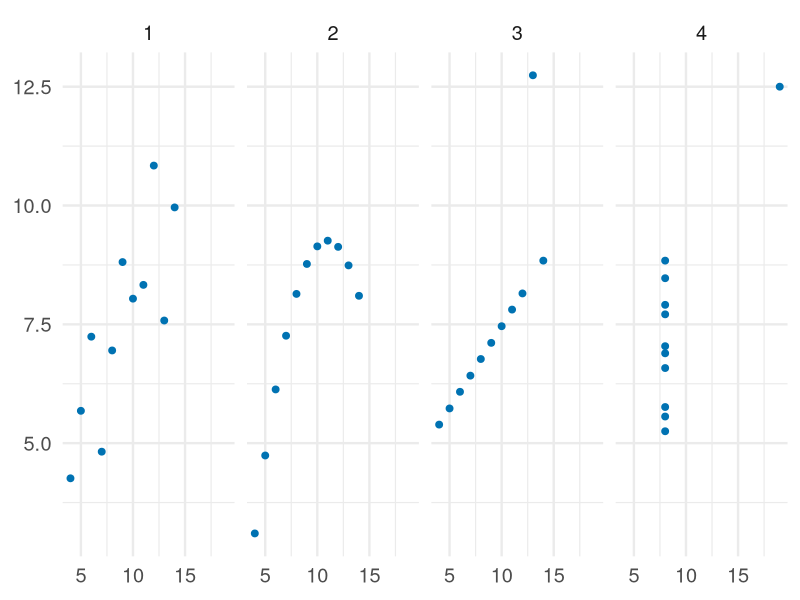
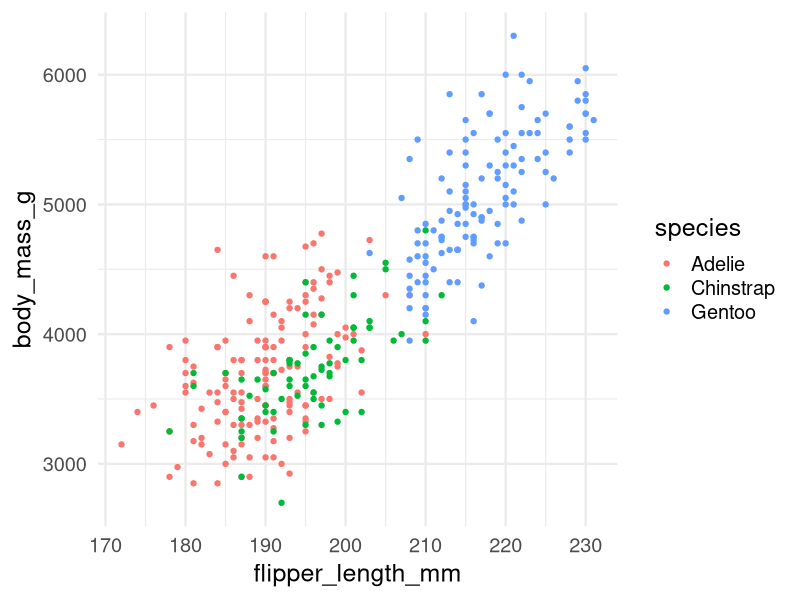
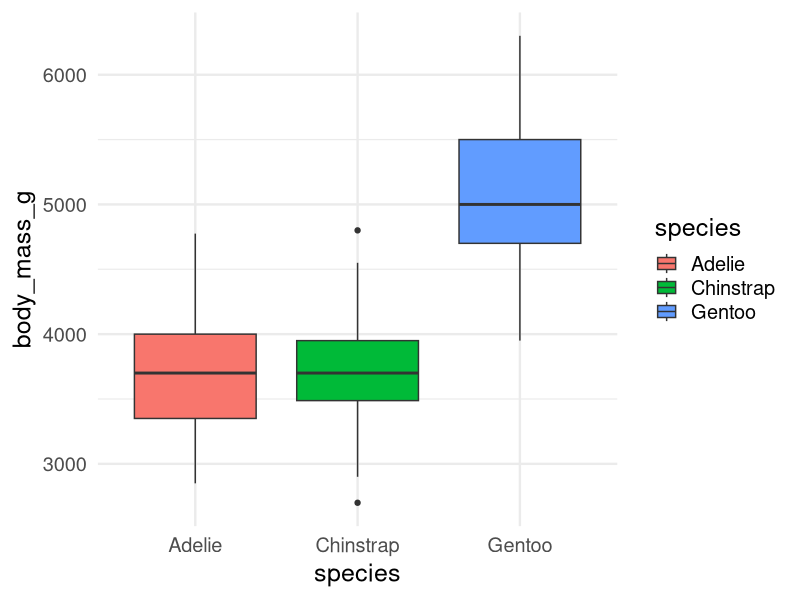
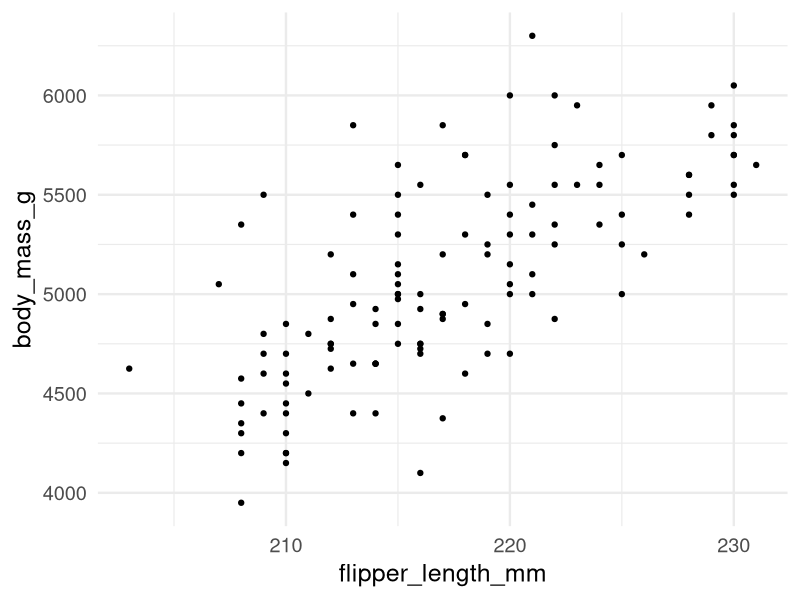
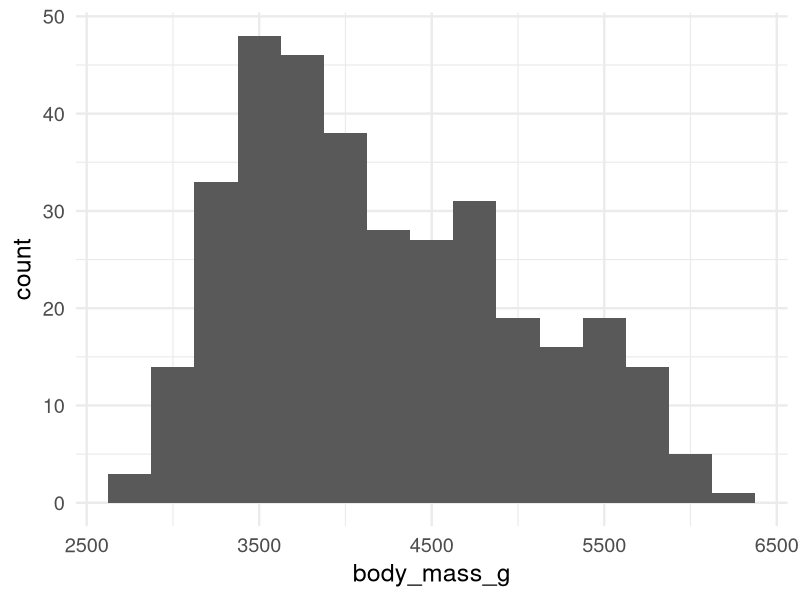
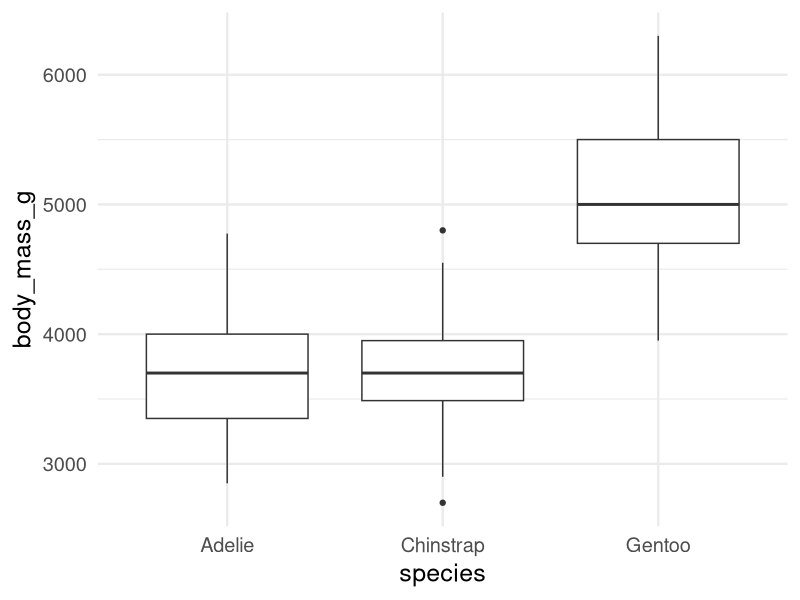
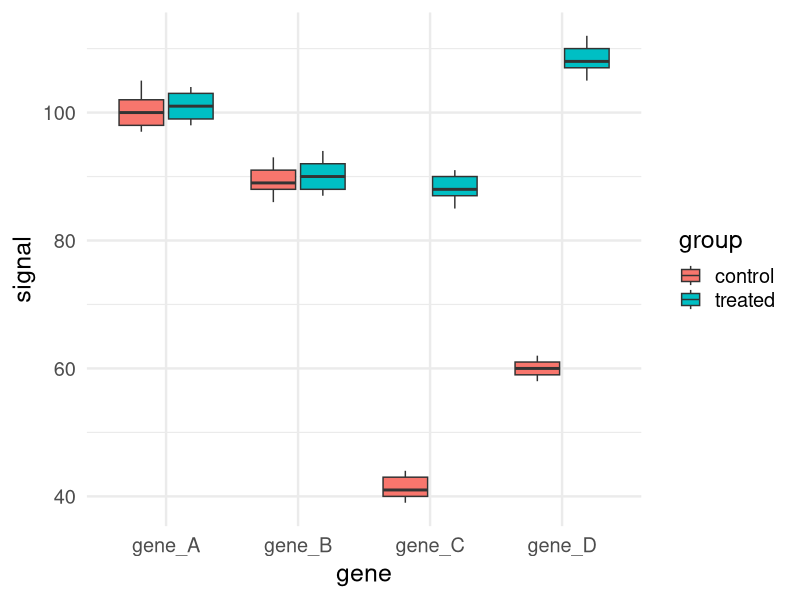

These charts were generated, in order, by the following R code:
## ---- chunk 1
#| echo: false
library(tidyverse)
library(palmerpenguins)
theme_set(theme_minimal(base_size = 18))

# Small wide "plate reader" dataset used in the Tidy data section.
# One row per sample; each gene column is a separate measurement.
plate <- tribble(
  ~sample, ~group,    ~gene_A, ~gene_B, ~gene_C, ~gene_D,
  "s01",   "control",     102,      88,      41,      59,
  "s02",   "control",      98,      91,      44,      62,
  "s03",   "control",     105,      86,      39,      58,
  "s04",   "control",     100,      93,      43,      61,
  "s05",   "control",      97,      89,      40,      60,
  "s06",   "treated",     101,      90,      87,     108,
  "s07",   "treated",      99,      92,      91,     112,
  "s08",   "treated",     104,      87,      85,     105,
  "s09",   "treated",      98,      94,      90,     110,
  "s10",   "treated",     103,      88,      88,     107
)

plate_long <- plate |>
  pivot_longer(gene_A:gene_D, names_to = "gene", values_to = "signal")
## ---- chunk 2
#| echo: false
#| fig-width: 8
#| fig-height: 3.5
datasets::anscombe |>
  pivot_longer(everything(),
    names_to = c(".value", "set"),
    names_pattern = "(.)(.)") |>
  ggplot(aes(x, y)) +
  geom_point(size = 2, color = "#0072B2") +
  facet_wrap(~ set, nrow = 1) +
  labs(x = NULL, y = NULL)
## ---- chunk 3
#| echo: true
#| fig-width: 7
#| fig-height: 4
ggplot(penguins, aes(x = flipper_length_mm, y = body_mass_g, color = species)) +
  geom_point()
## ---- chunk 4
#| echo: true
#| fig-width: 7
#| fig-height: 3.8
ggplot(penguins, aes(x = species, y = body_mass_g, fill = species)) +
  geom_boxplot()
## ---- chunk 5
#| echo: true
#| fig-width: 6
#| fig-height: 3.4
penguins |>
  filter(species == "Gentoo") |>
  ggplot(aes(flipper_length_mm, body_mass_g)) +
  geom_point()
## ---- chunk 6
#| echo: true
#| fig-width: 7
#| fig-height: 3.6
ggplot(penguins, aes(x = body_mass_g)) +
  geom_histogram(binwidth = 250)
## ---- chunk 7
#| echo: true
#| fig-width: 7
#| fig-height: 3.4
ggplot(penguins, aes(x = species, y = body_mass_g)) +
  geom_boxplot()
## ---- chunk 8
#| echo: false
plate |> head(4) |> knitr::kable()
## ---- chunk 9
#| echo: true
plate_long <- plate |>
  pivot_longer(gene_A:gene_D, names_to = "gene", values_to = "signal")
## ---- chunk 10
#| echo: false
plate_long |> head(4) |> knitr::kable()
## ---- chunk 11
#| echo: true
#| fig-width: 7
#| fig-height: 3.4
ggplot(plate_long, aes(x = gene, y = signal, fill = group)) +
  geom_boxplot()
